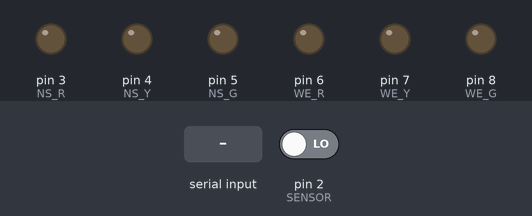
Simulated run of this sketch. Board: Arduino Uno, built with avr-gcc and run on an emulated ATmega328P. On the bench: output pins drawn as LEDs (lit = HIGH). The inputs (shaded band) are chosen by the test bench; at power-on: pin 2 (SENSOR) LOW.

Above: at 1.2 s.
1.3 s: "3" received over Serial
At 1.7 s:
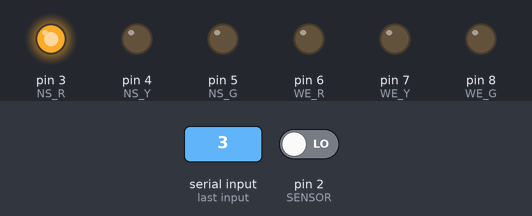
2.9 s: "4" received over Serial
At 4.1 s:
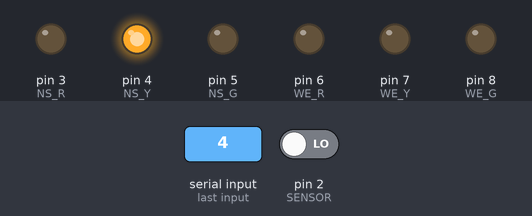
4.5 s: "5" received over Serial
At 5.3 s:
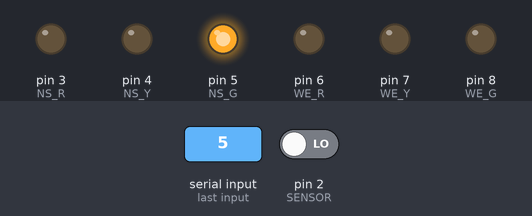
6.0 s: "6" received over Serial
At 6.4 s:
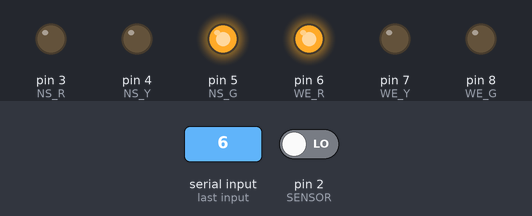
7.5 s: "7" received over Serial
At 8.7 s:
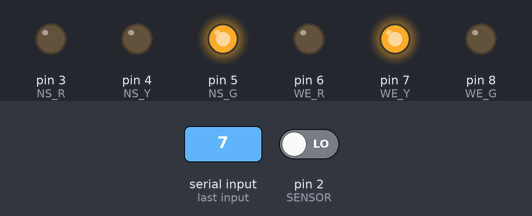
9.0 s: "8" received over Serial
At 9.9 s:
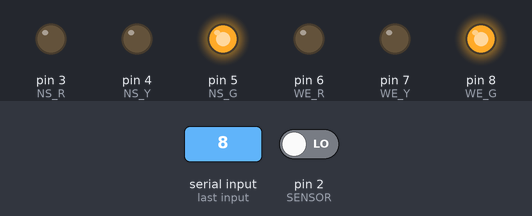
Timing chart, 0 to 11.5 s (numbered marks = the images above; inputs shaded):
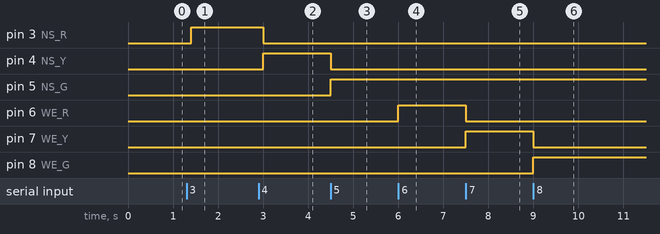

Measured:
- after the input at 1.3 s, pin 3 (NS_R): LOW → HIGH after 0.10 s
- after the input at 2.9 s, pin 3 (NS_R): HIGH → LOW after 0.10 s; pin 4 (NS_Y): LOW → HIGH after 0.10 s
- after the input at 4.5 s, pin 4 (NS_Y): HIGH → LOW at once; pin 5 (NS_G): LOW → HIGH at once
- after the input at 6.0 s, pin 6 (WE_R): LOW → HIGH at once
- after the input at 7.5 s, pin 6 (WE_R): HIGH → LOW at once; pin 7 (WE_Y): LOW → HIGH at once
- after the input at 9.0 s, pin 7 (WE_Y): HIGH → LOW at once; pin 8 (WE_G): LOW → HIGH at once

The sketch:

lab3.ino
```cpp
// 端口定义
int SENSOR = 2;
int NS_R = 3;
int NS_Y = 4;
int NS_G = 5;
int WE_R = 6;
int WE_Y = 7;
int WE_G = 8;

int SENSOR_last = 0; // 记录传感器上次的状态，用于检测下降沿

void setup() {
  pinMode(SENSOR,INPUT);
  pinMode(NS_R,OUTPUT);
  pinMode(NS_Y,OUTPUT);
  pinMode(NS_G,OUTPUT);
  pinMode(WE_R,OUTPUT);
  pinMode(WE_Y,OUTPUT);
  pinMode(WE_G,OUTPUT);
  Serial.begin(9600);
}

void loop() {
  int SENSOR_curr = digitalRead(SENSOR);
  if (SENSOR_curr != SENSOR_last) {
    if (SENSOR_last == HIGH) {
      Serial.println("posedge");
    }
    else if (SENSOR_last == LOW) { // 检测到下降沿，发送tick
      Serial.println("negedge");
    }
    SENSOR_last = SENSOR_curr; // 更新last状态
  }
  char serial_read;
  while ((serial_read = Serial.read()) != -1) {
    // 读取上位机发送的字节，设置到对应的灯
    if (serial_read == '3') {
      digitalWrite(NS_R,HIGH);
      digitalWrite(NS_Y,LOW);
      digitalWrite(NS_G,LOW);
    }
    else if (serial_read == '4') {
      digitalWrite(NS_R,LOW);
      digitalWrite(NS_Y,HIGH);
      digitalWrite(NS_G,LOW);
    }
    else if (serial_read == '5') {
      digitalWrite(NS_R,LOW);
      digitalWrite(NS_Y,LOW);
      digitalWrite(NS_G,HIGH);
    }
    else if (serial_read == '6') {
      digitalWrite(WE_R,HIGH);
      digitalWrite(WE_Y,LOW);
      digitalWrite(WE_G,LOW);
    }
    else if (serial_read == '7') {
      digitalWrite(WE_R,LOW);
      digitalWrite(WE_Y,HIGH);
      digitalWrite(WE_G,LOW);
    }
    else if (serial_read == '8') {
      digitalWrite(WE_R,LOW);
      digitalWrite(WE_Y,LOW);
      digitalWrite(WE_G,HIGH);
    }
  }
  delay(100);
}
```
